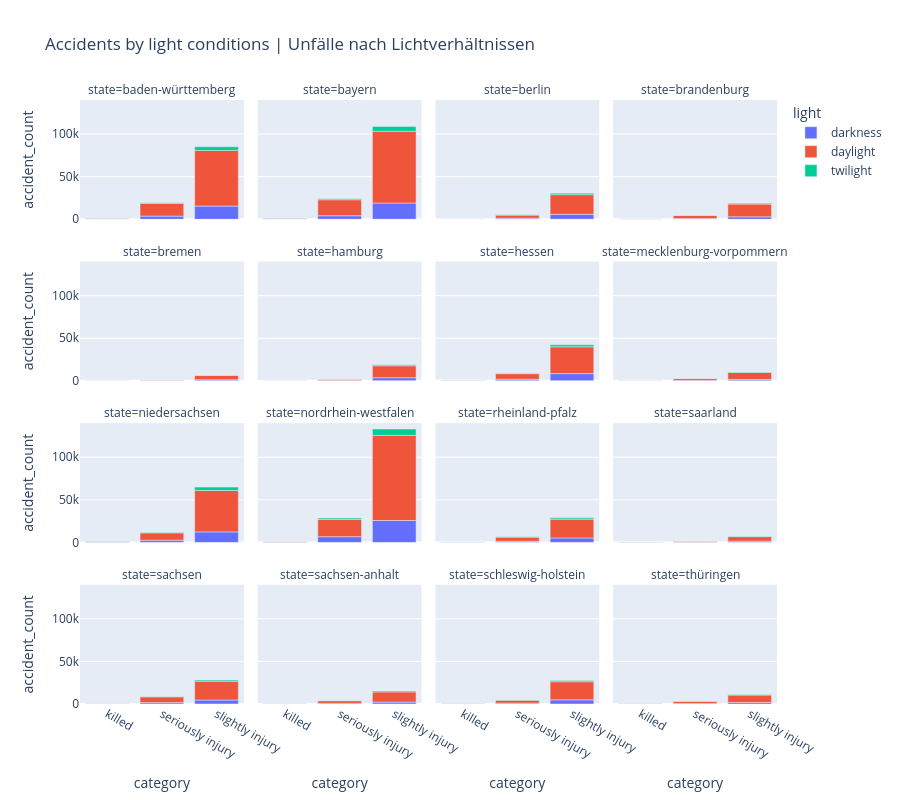

Write notebook code for a chart like this one.
### Code cell
# Accident Severity Across German States by Light Condition
# Vergleich der Unfallschwere in deutschen Bundesländern je nach Lichtverhältnissen

# Aggregating data so it's fast
# Datenaggregation zur Leistungsoptimierung
df_light = df.groupby(['light', 'state', 'category']).size().reset_index(name='accident_count')
fig = px.bar(df_light,
             x="category",
             y="accident_count",
             color="light",
             facet_col="state",      # Creates a chart for each state
             facet_col_wrap=4,       # Puts 4 charts per row
             title=" Accidents by light conditions | Unfälle nach Lichtverhältnissen")

fig.update_layout(height=800)
fig.show()

### Figure 1 — Plotly figure (JSON) as saved in the notebook; plotly's stock layout.template omitted (floating-point values rounded to 4 significant figures)
{"data": [{"hovertemplate": "light=darkness<br>state=baden-württemberg<br>category=%{x}<br>accident_count=%{y}<extra></extra>", "legendgroup": "darkness", "marker": {"color": "#636efa", "pattern": {"shape": ""}}, "name": "darkness", "orientation": "v", "showlegend": true, "textposition": "auto", "type": "bar", "x": ["killed", "seriously injury ", "slightly injury"], "xaxis": "x13", "y": [315, 3714, 15543], "yaxis": "y13"}, {"hovertemplate": "light=darkness<br>state=bayern<br>category=%{x}<br>accident_count=%{y}<extra></extra>", "legendgroup": "darkness", "marker": {"color": "#636efa", "pattern": {"shape": ""}}, "name": "darkness", "orientation": "v", "showlegend": false, "textposition": "auto", "type": "bar", "x": ["killed", "seriously injury ", "slightly injury"], "xaxis": "x14", "y": [320, 4145, 19083], "yaxis": "y14"}, {"hovertemplate": "light=darkness<br>state=berlin<br>category=%{x}<br>accident_count=%{y}<extra></extra>", "legendgroup": "darkness", "marker": {"color": "#636efa", "pattern": {"shape": ""}}, "name": "darkness", "orientation": "v", "showlegend": false, "textposition": "auto", "type": "bar", "x": ["killed", "seriously injury ", "slightly injury"], "xaxis": "x15", "y": [26, 1367, 5919], "yaxis": "y15"}, {"hovertemplate": "light=darkness<br>state=brandenburg<br>category=%{x}<br>accident_count=%{y}<extra></extra>", "legendgroup": "darkness", "marker": {"color": "#636efa", "pattern": {"shape": ""}}, "name": "darkness", "orientation": "v", "showlegend": false, "textposition": "auto", "type": "bar", "x": ["killed", "seriously injury ", "slightly injury"], "xaxis": "x16", "y": [75, 827, 2918], "yaxis": "y16"}, {"hovertemplate": "light=darkness<br>state=bremen<br>category=%{x}<br>accident_count=%{y}<extra></extra>", "legendgroup": "darkness", "marker": {"color": "#636efa", "pattern": {"shape": ""}}, "name": "darkness", "orientation": "v", "showlegend": false, "textposition": "auto", "type": "bar", "x": ["killed", "seriously injury ", "slightly injury"], "xaxis": "x9", "y": [6, 179, 1215], "yaxis": "y9"}, {"hovertemplate": "light=darkness<br>state=hamburg<br>category=%{x}<br>accident_count=%{y}<extra></extra>", "legendgroup": "darkness", "marker": {"color": "#636efa", "pattern": {"shape": ""}}, "name": "darkness", "orientation": "v", "showlegend": false, "textposition": "auto", "type": "bar", "x": ["killed", "seriously injury ", "slightly injury"], "xaxis": "x10", "y": [17, 530, 3722], "yaxis": "y10"}, {"hovertemplate": "light=darkness<br>state=hessen<br>category=%{x}<br>accident_count=%{y}<extra></extra>", "legendgroup": "darkness", "marker": {"color": "#636efa", "pattern": {"shape": ""}}, "name": "darkness", "orientation": "v", "showlegend": false, "textposition": "auto", "type": "bar", "x": ["killed", "seriously injury ", "slightly injury"], "xaxis": "x11", "y": [145, 1889, 8522], "yaxis": "y11"}, {"hovertemplate": "light=darkness<br>state=mecklenburg-vorpommern<br>category=%{x}<br>accident_count=%{y}<extra></extra>", "legendgroup": "darkness", "marker": {"color": "#636efa", "pattern": {"shape": ""}}, "name": "darkness", "orientation": "v", "showlegend": false, "textposition": "auto", "type": "bar", "x": ["killed", "seriously injury ", "slightly injury"], "xaxis": "x12", "y": [51, 514, 1669], "yaxis": "y12"}, {"hovertemplate": "light=darkness<br>state=niedersachsen<br>category=%{x}<br>accident_count=%{y}<extra></extra>", "legendgroup": "darkness", "marker": {"color": "#636efa", "pattern": {"shape": ""}}, "name": "darkness", "orientation": "v", "showlegend": false, "textposition": "auto", "type": "bar", "x": ["killed", "seriously injury ", "slightly injury"], "xaxis": "x5", "y": [269, 2588, 12368], "yaxis": "y5"}, {"hovertemplate": "light=darkness<br>state=nordrhein-westfalen<br>category=%{x}<br>accident_count=%{y}<extra></extra>", "legendgroup": "darkness", "marker": {"color": "#636efa", "pattern": {"shape": ""}}, "name": "darkness", "orientation": "v", "showlegend": false, "textposition": "auto", "type": "bar", "x": ["killed", "seriously injury ", "slightly injury"], "xaxis": "x6", "y": [300, 6720, 25719], "yaxis": "y6"}, {"hovertemplate": "light=darkness<br>state=rheinland-pfalz<br>category=%{x}<br>accident_count=%{y}<extra></extra>", "legendgroup": "darkness", "marker": {"color": "#636efa", "pattern": {"shape": ""}}, "name": "darkness", "orientation": "v", "showlegend": false, "textposition": "auto", "type": "bar", "x": ["killed", "seriously injury ", "slightly injury"], "xaxis": "x7", "y": [82, 1264, 5299], "yaxis": "y7"}, {"hovertemplate": "light=darkness<br>state=saarland<br>category=%{x}<br>accident_count=%{y}<extra></extra>", "legendgroup": "darkness", "marker": {"color": "#636efa", "pattern": {"shape": ""}}, "name": "darkness", "orientation": "v", "showlegend": false, "textposition": "auto", "type": "bar", "x": ["killed", "seriously injury ", "slightly injury"], "xaxis": "x8", "y": [20, 352, 1445], "yaxis": "y8"}, {"hovertemplate": "light=darkness<br>state=sachsen<br>category=%{x}<br>accident_count=%{y}<extra></extra>", "legendgroup": "darkness", "marker": {"color": "#636efa", "pattern": {"shape": ""}}, "name": "darkness", "orientation": "v", "showlegend": false, "textposition": "auto", "type": "bar", "x": ["killed", "seriously injury ", "slightly injury"], "xaxis": "x", "y": [110, 1624, 4700], "yaxis": "y"}, {"hovertemplate": "light=darkness<br>state=sachsen-anhalt<br>category=%{x}<br>accident_count=%{y}<extra></extra>", "legendgroup": "darkness", "marker": {"color": "#636efa", "pattern": {"shape": ""}}, "name": "darkness", "orientation": "v", "showlegend": false, "textposition": "auto", "type": "bar", "x": ["killed", "seriously injury ", "slightly injury"], "xaxis": "x2", "y": [66, 718, 2257], "yaxis": "y2"}, {"hovertemplate": "light=darkness<br>state=schleswig-holstein<br>category=%{x}<br>accident_count=%{y}<extra></extra>", "legendgroup": "darkness", "marker": {"color": "#636efa", "pattern": {"shape": ""}}, "name": "darkness", "orientation": "v", "showlegend": false, "textposition": "auto", "type": "bar", "x": ["killed", "seriously injury ", "slightly injury"], "xaxis": "x3", "y": [59, 992, 4848], "yaxis": "y3"}, {"hovertemplate": "light=darkness<br>state=thüringen<br>category=%{x}<br>accident_count=%{y}<extra></extra>", "legendgroup": "darkness", "marker": {"color": "#636efa", "pattern": {"shape": ""}}, "name": "darkness", "orientation": "v", "showlegend": false, "textposition": "auto", "type": "bar", "x": ["killed", "seriously injury ", "slightly injury"], "xaxis": "x4", "y": [59, 658, 1885], "yaxis": "y4"}, {"hovertemplate": "light=daylight<br>state=baden-württemberg<br>category=%{x}<br>accident_count=%{y}<extra></extra>", "legendgroup": "daylight", "marker": {"color": "#EF553B", "pattern": {"shape": ""}}, "name": "daylight", "orientation": "v", "showlegend": true, "textposition": "auto", "type": "bar", "x": ["killed", "seriously injury ", "slightly injury"], "xaxis": "x13", "y": [861, 14880, 65192], "yaxis": "y13"}, {"hovertemplate": "light=daylight<br>state=bayern<br>category=%{x}<br>accident_count=%{y}<extra></extra>", "legendgroup": "daylight", "marker": {"color": "#EF553B", "pattern": {"shape": ""}}, "name": "daylight", "orientation": "v", "showlegend": false, "textposition": "auto", "type": "bar", "x": ["killed", "seriously injury ", "slightly injury"], "xaxis": "x14", "y": [968, 18774, 84225], "yaxis": "y14"}, {"hovertemplate": "light=daylight<br>state=berlin<br>category=%{x}<br>accident_count=%{y}<extra></extra>", "legendgroup": "daylight", "marker": {"color": "#EF553B", "pattern": {"shape": ""}}, "name": "daylight", "orientation": "v", "showlegend": false, "textposition": "auto", "type": "bar", "x": ["killed", "seriously injury ", "slightly injury"], "xaxis": "x15", "y": [62, 3583, 22987], "yaxis": "y15"}, {"hovertemplate": "light=daylight<br>state=brandenburg<br>category=%{x}<br>accident_count=%{y}<extra></extra>", "legendgroup": "daylight", "marker": {"color": "#EF553B", "pattern": {"shape": ""}}, "name": "daylight", "orientation": "v", "showlegend": false, "textposition": "auto", "type": "bar", "x": ["killed", "seriously injury ", "slightly injury"], "xaxis": "x16", "y": [224, 3602, 14917], "yaxis": "y16"}, {"hovertemplate": "light=daylight<br>state=bremen<br>category=%{x}<br>accident_count=%{y}<extra></extra>", "legendgroup": "daylight", "marker": {"color": "#EF553B", "pattern": {"shape": ""}}, "name": "daylight", "orientation": "v", "showlegend": false, "textposition": "auto", "type": "bar", "x": ["killed", "seriously injury ", "slightly injury"], "xaxis": "x9", "y": [16, 595, 5093], "yaxis": "y9"}, {"hovertemplate": "light=daylight<br>state=hamburg<br>category=%{x}<br>accident_count=%{y}<extra></extra>", "legendgroup": "daylight", "marker": {"color": "#EF553B", "pattern": {"shape": ""}}, "name": "daylight", "orientation": "v", "showlegend": false, "textposition": "auto", "type": "bar", "x": ["killed", "seriously injury ", "slightly injury"], "xaxis": "x10", "y": [43, 1372, 14008], "yaxis": "y10"}, {"hovertemplate": "light=daylight<br>state=hessen<br>category=%{x}<br>accident_count=%{y}<extra></extra>", "legendgroup": "daylight", "marker": {"color": "#EF553B", "pattern": {"shape": ""}}, "name": "daylight", "orientation": "v", "showlegend": false, "textposition": "auto", "type": "bar", "x": ["killed", "seriously injury ", "slightly injury"], "xaxis": "x11", "y": [318, 6533, 31415], "yaxis": "y11"}, {"hovertemplate": "light=daylight<br>state=mecklenburg-vorpommern<br>category=%{x}<br>accident_count=%{y}<extra></extra>", "legendgroup": "daylight", "marker": {"color": "#EF553B", "pattern": {"shape": ""}}, "name": "daylight", "orientation": "v", "showlegend": false, "textposition": "auto", "type": "bar", "x": ["killed", "seriously injury ", "slightly injury"], "xaxis": "x12", "y": [130, 2191, 8220], "yaxis": "y12"}, {"hovertemplate": "light=daylight<br>state=niedersachsen<br>category=%{x}<br>accident_count=%{y}<extra></extra>", "legendgroup": "daylight", "marker": {"color": "#EF553B", "pattern": {"shape": ""}}, "name": "daylight", "orientation": "v", "showlegend": false, "textposition": "auto", "type": "bar", "x": ["killed", "seriously injury ", "slightly injury"], "xaxis": "x5", "y": [649, 8657, 48625], "yaxis": "y5"}, {"hovertemplate": "light=daylight<br>state=nordrhein-westfalen<br>category=%{x}<br>accident_count=%{y}<extra></extra>", "legendgroup": "daylight", "marker": {"color": "#EF553B", "pattern": {"shape": ""}}, "name": "daylight", "orientation": "v", "showlegend": false, "textposition": "auto", "type": "bar", "x": ["killed", "seriously injury ", "slightly injury"], "xaxis": "x6", "y": [788, 20359, 99852], "yaxis": "y6"}, {"hovertemplate": "light=daylight<br>state=rheinland-pfalz<br>category=%{x}<br>accident_count=%{y}<extra></extra>", "legendgroup": "daylight", "marker": {"color": "#EF553B", "pattern": {"shape": ""}}, "name": "daylight", "orientation": "v", "showlegend": false, "textposition": "auto", "type": "bar", "x": ["killed", "seriously injury ", "slightly injury"], "xaxis": "x7", "y": [258, 5001, 21999], "yaxis": "y7"}, {"hovertemplate": "light=daylight<br>state=saarland<br>category=%{x}<br>accident_count=%{y}<extra></extra>", "legendgroup": "daylight", "marker": {"color": "#EF553B", "pattern": {"shape": ""}}, "name": "daylight", "orientation": "v", "showlegend": false, "textposition": "auto", "type": "bar", "x": ["killed", "seriously injury ", "slightly injury"], "xaxis": "x8", "y": [54, 1053, 5364], "yaxis": "y8"}, {"hovertemplate": "light=daylight<br>state=sachsen<br>category=%{x}<br>accident_count=%{y}<extra></extra>", "legendgroup": "daylight", "marker": {"color": "#EF553B", "pattern": {"shape": ""}}, "name": "daylight", "orientation": "v", "showlegend": false, "textposition": "auto", "type": "bar", "x": ["killed", "seriously injury ", "slightly injury"], "xaxis": "x", "y": [301, 6799, 21975], "yaxis": "y"}, {"hovertemplate": "light=daylight<br>state=sachsen-anhalt<br>category=%{x}<br>accident_count=%{y}<extra></extra>", "legendgroup": "daylight", "marker": {"color": "#EF553B", "pattern": {"shape": ""}}, "name": "daylight", "orientation": "v", "showlegend": false, "textposition": "auto", "type": "bar", "x": ["killed", "seriously injury ", "slightly injury"], "xaxis": "x2", "y": [251, 3137, 11903], "yaxis": "y2"}, {"hovertemplate": "light=daylight<br>state=schleswig-holstein<br>category=%{x}<br>accident_count=%{y}<extra></extra>", "legendgroup": "daylight", "marker": {"color": "#EF553B", "pattern": {"shape": ""}}, "name": "daylight", "orientation": "v", "showlegend": false, "textposition": "auto", "type": "bar", "x": ["killed", "seriously injury ", "slightly injury"], "xaxis": "x3", "y": [169, 3502, 21285], "yaxis": "y3"}, {"hovertemplate": "light=daylight<br>state=thüringen<br>category=%{x}<br>accident_count=%{y}<extra></extra>", "legendgroup": "daylight", "marker": {"color": "#EF553B", "pattern": {"shape": ""}}, "name": "daylight", "orientation": "v", "showlegend": false, "textposition": "auto", "type": "bar", "x": ["killed", "seriously injury ", "slightly injury"], "xaxis": "x4", "y": [157, 2595, 8634], "yaxis": "y4"}, {"hovertemplate": "light=twilight<br>state=baden-württemberg<br>category=%{x}<br>accident_count=%{y}<extra></extra>", "legendgroup": "twilight", "marker": {"color": "#00cc96", "pattern": {"shape": ""}}, "name": "twilight", "orientation": "v", "showlegend": true, "textposition": "auto", "type": "bar", "x": ["killed", "seriously injury ", "slightly injury"], "xaxis": "x13", "y": [56, 931, 4367], "yaxis": "y13"}, {"hovertemplate": "light=twilight<br>state=bayern<br>category=%{x}<br>accident_count=%{y}<extra></extra>", "legendgroup": "twilight", "marker": {"color": "#00cc96", "pattern": {"shape": ""}}, "name": "twilight", "orientation": "v", "showlegend": false, "textposition": "auto", "type": "bar", "x": ["killed", "seriously injury ", "slightly injury"], "xaxis": "x14", "y": [73, 1108, 5510], "yaxis": "y14"}, {"hovertemplate": "light=twilight<br>state=berlin<br>category=%{x}<br>accident_count=%{y}<extra></extra>", "legendgroup": "twilight", "marker": {"color": "#00cc96", "pattern": {"shape": ""}}, "name": "twilight", "orientation": "v", "showlegend": false, "textposition": "auto", "type": "bar", "x": ["killed", "seriously injury ", "slightly injury"], "xaxis": "x15", "y": [4, 298, 1740], "yaxis": "y15"}, {"hovertemplate": "light=twilight<br>state=brandenburg<br>category=%{x}<br>accident_count=%{y}<extra></extra>", "legendgroup": "twilight", "marker": {"color": "#00cc96", "pattern": {"shape": ""}}, "name": "twilight", "orientation": "v", "showlegend": false, "textposition": "auto", "type": "bar", "x": ["killed", "seriously injury ", "slightly injury"], "xaxis": "x16", "y": [15, 256, 970], "yaxis": "y16"}, {"hovertemplate": "light=twilight<br>state=bremen<br>category=%{x}<br>accident_count=%{y}<extra></extra>", "legendgroup": "twilight", "marker": {"color": "#00cc96", "pattern": {"shape": ""}}, "name": "twilight", "orientation": "v", "showlegend": false, "textposition": "auto", "type": "bar", "x": ["killed", "seriously injury ", "slightly injury"], "xaxis": "x9", "y": [4, 53, 376], "yaxis": "y9"}, {"hovertemplate": "light=twilight<br>state=hamburg<br>category=%{x}<br>accident_count=%{y}<extra></extra>", "legendgroup": "twilight", "marker": {"color": "#00cc96", "pattern": {"shape": ""}}, "name": "twilight", "orientation": "v", "showlegend": false, "textposition": "auto", "type": "bar", "x": ["killed", "seriously injury ", "slightly injury"], "xaxis": "x10", "y": [4, 112, 1095], "yaxis": "y10"}, {"hovertemplate": "light=twilight<br>state=hessen<br>category=%{x}<br>accident_count=%{y}<extra></extra>", "legendgroup": "twilight", "marker": {"color": "#00cc96", "pattern": {"shape": ""}}, "name": "twilight", "orientation": "v", "showlegend": false, "textposition": "auto", "type": "bar", "x": ["killed", "seriously injury ", "slightly injury"], "xaxis": "x11", "y": [34, 438, 2291], "yaxis": "y11"}, {"hovertemplate": "light=twilight<br>state=mecklenburg-vorpommern<br>category=%{x}<br>accident_count=%{y}<extra></extra>", "legendgroup": "twilight", "marker": {"color": "#00cc96", "pattern": {"shape": ""}}, "name": "twilight", "orientation": "v", "showlegend": false, "textposition": "auto", "type": "bar", "x": ["killed", "seriously injury ", "slightly injury"], "xaxis": "x12", "y": [8, 116, 544], "yaxis": "y12"}, {"hovertemplate": "light=twilight<br>state=niedersachsen<br>category=%{x}<br>accident_count=%{y}<extra></extra>", "legendgroup": "twilight", "marker": {"color": "#00cc96", "pattern": {"shape": ""}}, "name": "twilight", "orientation": "v", "showlegend": false, "textposition": "auto", "type": "bar", "x": ["killed", "seriously injury ", "slightly injury"], "xaxis": "x5", "y": [55, 616, 3905], "yaxis": "y5"}, {"hovertemplate": "light=twilight<br>state=nordrhein-westfalen<br>category=%{x}<br>accident_count=%{y}<extra></extra>", "legendgroup": "twilight", "marker": {"color": "#00cc96", "pattern": {"shape": ""}}, "name": "twilight", "orientation": "v", "showlegend": false, "textposition": "auto", "type": "bar", "x": ["killed", "seriously injury ", "slightly injury"], "xaxis": "x6", "y": [63, 1548, 7405], "yaxis": "y6"}, {"hovertemplate": "light=twilight<br>state=rheinland-pfalz<br>category=%{x}<br>accident_count=%{y}<extra></extra>", "legendgroup": "twilight", "marker": {"color": "#00cc96", "pattern": {"shape": ""}}, "name": "twilight", "orientation": "v", "showlegend": false, "textposition": "auto", "type": "bar", "x": ["killed", "seriously injury ", "slightly injury"], "xaxis": "x7", "y": [17, 267, 1521], "yaxis": "y7"}, {"hovertemplate": "light=twilight<br>state=saarland<br>category=%{x}<br>accident_count=%{y}<extra></extra>", "legendgroup": "twilight", "marker": {"color": "#00cc96", "pattern": {"shape": ""}}, "name": "twilight", "orientation": "v", "showlegend": false, "textposition": "auto", "type": "bar", "x": ["killed", "seriously injury ", "slightly injury"], "xaxis": "x8", "y": [5, 87, 350], "yaxis": "y8"}, {"hovertemplate": "light=twilight<br>state=sachsen<br>category=%{x}<br>accident_count=%{y}<extra></extra>", "legendgroup": "twilight", "marker": {"color": "#00cc96", "pattern": {"shape": ""}}, "name": "twilight", "orientation": "v", "showlegend": false, "textposition": "auto", "type": "bar", "x": ["killed", "seriously injury ", "slightly injury"], "xaxis": "x", "y": [18, 420, 1390], "yaxis": "y"}, {"hovertemplate": "light=twilight<br>state=sachsen-anhalt<br>category=%{x}<br>accident_count=%{y}<extra></extra>", "legendgroup": "twilight", "marker": {"color": "#00cc96", "pattern": {"shape": ""}}, "name": "twilight", "orientation": "v", "showlegend": false, "textposition": "auto", "type": "bar", "x": ["killed", "seriously injury ", "slightly injury"], "xaxis": "x2", "y": [22, 285, 1071], "yaxis": "y2"}, {"hovertemplate": "light=twilight<br>state=schleswig-holstein<br>category=%{x}<br>accident_count=%{y}<extra></extra>", "legendgroup": "twilight", "marker": {"color": "#00cc96", "pattern": {"shape": ""}}, "name": "twilight", "orientation": "v", "showlegend": false, "textposition": "auto", "type": "bar", "x": ["killed", "seriously injury ", "slightly injury"], "xaxis": "x3", "y": [13, 242, 1465], "yaxis": "y3"}, {"hovertemplate": "light=twilight<br>state=thüringen<br>category=%{x}<br>accident_count=%{y}<extra></extra>", "legendgroup": "twilight", "marker": {"color": "#00cc96", "pattern": {"shape": ""}}, "name": "twilight", "orientation": "v", "showlegend": false, "textposition": "auto", "type": "bar", "x": ["killed", "seriously injury ", "slightly injury"], "xaxis": "x4", "y": [12, 171, 602], "yaxis": "y4"}], "layout": {"annotations": [{"font": {}, "showarrow": false, "text": "state=sachsen", "x": 0.1175, "xanchor": "center", "xref": "paper", "y": 0.1975, "yanchor": "bottom", "yref": "paper"}, {"font": {}, "showarrow": false, "text": "state=sachsen-anhalt", "x": 0.3725, "xanchor": "center", "xref": "paper", "y": 0.1975, "yanchor": "bottom", "yref": "paper"}, {"font": {}, "showarrow": false, "text": "state=schleswig-holstein", "x": 0.6275, "xanchor": "center", "xref": "paper", "y": 0.1975, "yanchor": "bottom", "yref": "paper"}, {"font": {}, "showarrow": false, "text": "state=thüringen", "x": 0.8825, "xanchor": "center", "xref": "paper", "y": 0.1975, "yanchor": "bottom", "yref": "paper"}, {"font": {}, "showarrow": false, "text": "state=niedersachsen", "x": 0.1175, "xanchor": "center", "xref": "paper", "y": 0.465, "yanchor": "bottom", "yref": "paper"}, {"font": {}, "showarrow": false, "text": "state=nordrhein-westfalen", "x": 0.3725, "xanchor": "center", "xref": "paper", "y": 0.465, "yanchor": "bottom", "yref": "paper"}, {"font": {}, "showarrow": false, "text": "state=rheinland-pfalz", "x": 0.6275, "xanchor": "center", "xref": "paper", "y": 0.465, "yanchor": "bottom", "yref": "paper"}, {"font": {}, "showarrow": false, "text": "state=saarland", "x": 0.8825, "xanchor": "center", "xref": "paper", "y": 0.465, "yanchor": "bottom", "yref": "paper"}, {"font": {}, "showarrow": false, "text": "state=bremen", "x": 0.1175, "xanchor": "center", "xref": "paper", "y": 0.7325, "yanchor": "bottom", "yref": "paper"}, {"font": {}, "showarrow": false, "text": "state=hamburg", "x": 0.3725, "xanchor": "center", "xref": "paper", "y": 0.7325, "yanchor": "bottom", "yref": "paper"}, {"font": {}, "showarrow": false, "text": "state=hessen", "x": 0.6275, "xanchor": "center", "xref": "paper", "y": 0.7325, "yanchor": "bottom", "yref": "paper"}, {"font": {}, "showarrow": false, "text": "state=mecklenburg-vorpommern", "x": 0.8825, "xanchor": "center", "xref": "paper", "y": 0.7325, "yanchor": "bottom", "yref": "paper"}, {"font": {}, "showarrow": false, "text": "state=baden-württemberg", "x": 0.1175, "xanchor": "center", "xref": "paper", "y": 1, "yanchor": "bottom", "yref": "paper"}, {"font": {}, "showarrow": false, "text": "state=bayern", "x": 0.3725, "xanchor": "center", "xref": "paper", "y": 1, "yanchor": "bottom", "yref": "paper"}, {"font": {}, "showarrow": false, "text": "state=berlin", "x": 0.6275, "xanchor": "center", "xref": "paper", "y": 1, "yanchor": "bottom", "yref": "paper"}, {"font": {}, "showarrow": false, "text": "state=brandenburg", "x": 0.8825, "xanchor": "center", "xref": "paper", "y": 1, "yanchor": "bottom", "yref": "paper"}], "barmode": "relative", "height": 800, "legend": {"title": {"text": "light"}, "tracegroupgap": 0}, "title": {"text": " Accidents by light conditions | Unfälle nach Lichtverhältnissen"}, "xaxis": {"anchor": "y", "domain": [0, 0.235], "title": {"text": "category"}}, "xaxis10": {"anchor": "y10", "domain": [0.255, 0.49], "matches": "x", "showticklabels": false}, "xaxis11": {"anchor": "y11", "domain": [0.51, 0.745], "matches": "x", "showticklabels": false}, "xaxis12": {"anchor": "y12", "domain": [0.765, 1.0], "matches": "x", "showticklabels": false}, "xaxis13": {"anchor": "y13", "domain": [0, 0.235], "matches": "x", "showticklabels": false}, "xaxis14": {"anchor": "y14", "domain": [0.255, 0.49], "matches": "x", "showticklabels": false}, "xaxis15": {"anchor": "y15", "domain": [0.51, 0.745], "matches": "x", "showticklabels": false}, "xaxis16": {"anchor": "y16", "domain": [0.765, 1.0], "matches": "x", "showticklabels": false}, "xaxis2": {"anchor": "y2", "domain": [0.255, 0.49], "matches": "x", "title": {"text": "category"}}, "xaxis3": {"anchor": "y3", "domain": [0.51, 0.745], "matches": "x", "title": {"text": "category"}}, "xaxis4": {"anchor": "y4", "domain": [0.765, 1.0], "matches": "x", "title": {"text": "category"}}, "xaxis5": {"anchor": "y5", "domain": [0, 0.235], "matches": "x", "showticklabels": false}, "xaxis6": {"anchor": "y6", "domain": [0.255, 0.49], "matches": "x", "showticklabels": false}, "xaxis7": {"anchor": "y7", "domain": [0.51, 0.745], "matches": "x", "showticklabels": false}, "xaxis8": {"anchor": "y8", "domain": [0.765, 1.0], "matches": "x", "showticklabels": false}, "xaxis9": {"anchor": "y9", "domain": [0, 0.235], "matches": "x", "showticklabels": false}, "yaxis": {"anchor": "x", "domain": [0, 0.1975], "title": {"text": "accident_count"}}, "yaxis10": {"anchor": "x10", "domain": [0.535, 0.7325], "matches": "y", "showticklabels": false}, "yaxis11": {"anchor": "x11", "domain": [0.535, 0.7325], "matches": "y", "showticklabels": false}, "yaxis12": {"anchor": "x12", "domain": [0.535, 0.7325], "matches": "y", "showticklabels": false}, "yaxis13": {"anchor": "x13", "domain": [0.8025, 1], "matches": "y", "title": {"text": "accident_count"}}, "yaxis14": {"anchor": "x14", "domain": [0.8025, 1], "matches": "y", "showticklabels": false}, "yaxis15": {"anchor": "x15", "domain": [0.8025, 1], "matches": "y", "showticklabels": false}, "yaxis16": {"anchor": "x16", "domain": [0.8025, 1], "matches": "y", "showticklabels": false}, "yaxis2": {"anchor": "x2", "domain": [0, 0.1975], "matches": "y", "showticklabels": false}, "yaxis3": {"anchor": "x3", "domain": [0, 0.1975], "matches": "y", "showticklabels": false}, "yaxis4": {"anchor": "x4", "domain": [0, 0.1975], "matches": "y", "showticklabels": false}, "yaxis5": {"anchor": "x5", "domain": [0.2675, 0.465], "matches": "y", "title": {"text": "accident_count"}}, "yaxis6": {"anchor": "x6", "domain": [0.2675, 0.465], "matches": "y", "showticklabels": false}, "yaxis7": {"anchor": "x7", "domain": [0.2675, 0.465], "matches": "y", "showticklabels": false}, "yaxis8": {"anchor": "x8", "domain": [0.2675, 0.465], "matches": "y", "showticklabels": false}, "yaxis9": {"anchor": "x9", "domain": [0.535, 0.7325], "matches": "y", "title": {"text": "accident_count"}}}}
